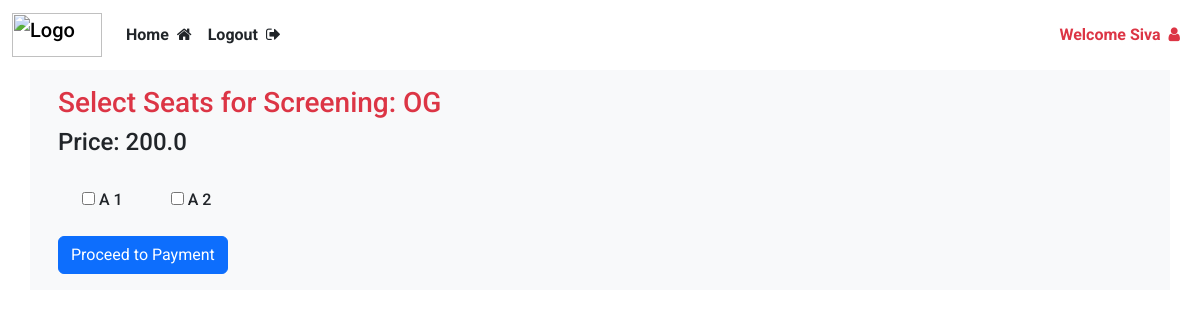
The page /show/seats/1 (signed in) on the database its author committed.
### website/models.py (models this page shows)
class User(db.Model, UserMixin):
    id = db.Column(db.Integer , primary_key=True)
    email = db.Column(db.String(150), unique = True)
    password = db.Column(db.String(150))
    name = db.Column(db.String(150))
    phone = db.Column(db.String(15), nullable=True)
    is_admin = db.Column(db.Boolean, default=False)
    bookings = db.relationship('Booking', backref='user', lazy=True)

class Movie(db.Model):
    id = db.Column(db.Integer, primary_key=True)
    title = db.Column(db.String(150), nullable=False)
    description = db.Column(db.Text, nullable=True)
    duration = db.Column(db.Integer, nullable=False)  # Duration in minutes
    language = db.Column(db.String(50), nullable=False)
    release_date = db.Column(db.Date, nullable=False)
    genre = db.Column(db.String(100), nullable=False)
    image = db.Column(db.String(200), nullable= True)
    screenings = db.relationship('Screening', backref='movie', lazy=True, cascade="all, delete-orphan")

class Screening(db.Model):
    id = db.Column(db.Integer, primary_key=True)
    movie_id = db.Column(db.Integer, db.ForeignKey('movie.id'), nullable=False)
    cinema_id = db.Column(db.Integer, db.ForeignKey('cinema.id'), nullable=False)
    screen_number = db.Column(db.Integer, nullable=False)
    start_time = db.Column(db.DateTime, nullable=False)
    end_time = db.Column(db.DateTime, nullable=False)
    price = db.Column(db.Float, nullable=False)
    bookings = db.relationship('Booking', backref='screening', lazy=True)

class Seat(db.Model):
    id = db.Column(db.Integer, primary_key=True)
    screening_id = db.Column(db.Integer, db.ForeignKey('screening.id'), nullable=False)
    row = db.Column(db.String(5), nullable=False)
    seat_number = db.Column(db.Integer, nullable=False)
    is_available = db.Column(db.Boolean, default=True)
    bookings = db.relationship('Booking', backref='seat', lazy=True)

### website/views.py (the view)
@views.route('/show/seats/<int:screening_id>')
def show_seats(screening_id):
    seats = Seat.query.filter_by(screening_id= screening_id, is_available = True).all()
    screening = Screening.query.get(screening_id)
    return render_template("seats.html", user= current_user, seats = seats, screening = screening)

### website/templates/seats.html (shortened to what this page needs)
{% extends "base.html" %}
{% block content %}
<form method="POST" action="{{ url_for('views.payment') }}" enctype="multipart/form-data" class="p-3">
    <h3 class="text-danger">Select Seats for Screening: {{ screening.movie.title }}</h3>
    <h4>Price: {{screening.price}}</h4>
    <div class="d-flex justify-content-start flex-wrap">
        {% for seat in seats %}
            <label class="m-4">
                <input type="checkbox" name="selected_seats" value="{{ seat.id }}">
                {{ seat.row }} {{ seat.seat_number }}
            </label><br>
        {% endfor %}
    </div>
    <button type="submit" class="btn btn-primary">Proceed to Payment</button>
</form>
{% endblock %}

### website/templates/base.html (shortened to what this page needs)
<html>
    <head>
        <link rel="stylesheet" href="{{url_for('static', filename= 'bootstrap.min.css')}}">
        <link rel="stylesheet" href="{{ url_for('static', filename= 'index.css') }}">
        <link rel="stylesheet" href="https://cdnjs.cloudflare.com/ajax/libs/font-awesome/4.7.0/css/font-awesome.min.css">
    </head>
    <body>
        <nav class="navbar navbar-expand-lg">
            <div class="container-fluid">
                <a class="navbar-brand" href="/">
                    <img src="https://getlogo.net/wp-content/uploads/2020/04/bookmyshow-logo-vector.png" alt="Logo" width="90" height="44" class="d-inline-block align-text-top">
                </a>
                <div class="collapse navbar-collapse" id="navbar">
                    <ul class="navbar-nav me-auto">
                        {% if user.is_authenticated %}
                            {% if user.is_admin %}
                            <li class="nav-item">
                                <a class="nav-link text-dark fw-bold" href="/admin/add">Home<i class="fa fa-home ms-2" aria-hidden="true"></i></a>
                            </li>
                            <li class="nav-item">
                                <a class="nav-link text-dark fw-bold" href="/logout">Logout<i class="fa fa-sign-out ms-2" aria-hidden="true"></i></a>
                            </li>
                            {% endif %}
                        {% endif %}
                    </ul>
                    <ul class="navbar-nav ms-auto">
                        {% if user.is_authenticated %}
                            <li class="nav-item">
                                <a class="nav-link fw-bold text-danger" href="{{url_for('views.user_bookings')}}">
                                    Welcome {{user.name}}<i class="fa fa-user ms-2" aria-hidden="true"></i>
                                </a>
                            </li>
                        {% endif %}
                    </ul>
                </div>
            </div>
        </nav>
        <div class="container bg-light">
            {% block content %}
            {% endblock %}
        </div>
    </body>
</html>

### website/static/index.css (style rules this page uses)
body { font-family: "Roboto", sans-serif; font-weight: 500; font-style: normal; }

### rows shown on the page
User: name "Siva"
Movie: movie "OG"
Screening: price "200.0"
Seat: row "A", seat_number "1"
Seat: row "A", seat_number "2"
